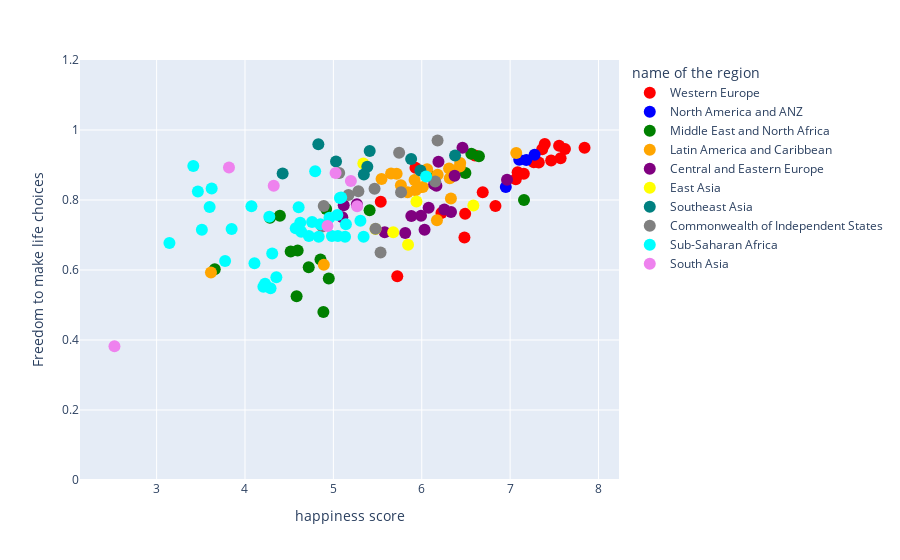

The code cell stored with this chart in its notebook:
### Markdown cell above
#### **Correlation of freedom to make life choices vs happiness score**

### Code cell
plt.figure(figsize=(11,5))
fig2 =px.scatter(df1, x = 'Ladder score', y = 'Freedom to make life choices', range_y = [0,1.2],
        color = 'Regional indicator', 
        labels = {'Freedom to make life choices': 'Freedom to make life choices', 'Ladder score': 'happiness score', 'Regional indicator': 'name of the region'},
        hover_name = 'Country name',hover_data = {'Regional indicator': False, 'Ladder score': False, 'Freedom to make life choices': True},
        color_discrete_sequence=["red", "blue","green","orange","purple","yellow","teal","grey","cyan","violet"])
fig2.update_traces(marker_size=12)
fig2.show()

### Figure 1 — Plotly figure (JSON) as saved in the notebook; plotly's stock layout.template omitted (floating-point values rounded to 4 significant figures)
{"data": [{"customdata": [["Western Europe"], ["Western Europe"], ["Western Europe"], ["Western Europe"], ["Western Europe"], ["Western Europe"], ["Western Europe"], ["Western Europe"], ["Western Europe"], ["Western Europe"], ["Western Europe"], ["Western Europe"], ["Western Europe"], ["Western Europe"], ["Western Europe"], ["Western Europe"], ["Western Europe"], ["Western Europe"], ["Western Europe"], ["Western Europe"], ["Western Europe"]], "hovertemplate": "<b>%{hovertext}</b><br><br>Freedom to make life choices=%{y}<extra></extra>", "hovertext": ["Finland", "Denmark", "Switzerland", "Iceland", "Netherlands", "Norway", "Sweden", "Luxembourg", "Austria", "Germany", "Ireland", "United Kingdom", "Belgium", "France", "Malta", "Spain", "Italy", "Cyprus", "Portugal", "Greece", "North Cyprus"], "legendgroup": "Western Europe", "marker": {"color": "red", "symbol": "circle", "size": 12}, "mode": "markers", "name": "Western Europe", "orientation": "v", "showlegend": true, "x": [7.842, 7.62, 7.571, 7.554, 7.464, 7.392, 7.363, 7.324, 7.268, 7.155, 7.085, 7.064, 6.834, 6.69, 6.602, 6.491, 6.483, 6.223, 5.929, 5.723, 5.536], "xaxis": "x", "y": [0.949, 0.946, 0.919, 0.955, 0.913, 0.96, 0.945, 0.907, 0.908, 0.875, 0.879, 0.859, 0.783, 0.822, 0.927, 0.761, 0.693, 0.763, 0.892, 0.582, 0.795], "yaxis": "y", "type": "scatter"}, {"customdata": [["North America and ANZ"], ["North America and ANZ"], ["North America and ANZ"], ["North America and ANZ"]], "hovertemplate": "<b>%{hovertext}</b><br><br>Freedom to make life choices=%{y}<extra></extra>", "hovertext": ["New Zealand", "Australia", "Canada", "United States"], "legendgroup": "North America and ANZ", "marker": {"color": "blue", "symbol": "circle", "size": 12}, "mode": "markers", "name": "North America and ANZ", "orientation": "v", "showlegend": true, "x": [7.277, 7.183, 7.103, 6.951], "xaxis": "x", "y": [0.929, 0.914, 0.915, 0.837], "yaxis": "y", "type": "scatter"}, {"customdata": [["Middle East and North Africa"], ["Middle East and North Africa"], ["Middle East and North Africa"], ["Middle East and North Africa"], ["Middle East and North Africa"], ["Middle East and North Africa"], ["Middle East and North Africa"], ["Middle East and North Africa"], ["Middle East and North Africa"], ["Middle East and North Africa"], ["Middle East and North Africa"], ["Middle East and North Africa"], ["Middle East and North Africa"], ["Middle East and North Africa"], ["Middle East and North Africa"], ["Middle East and North Africa"], ["Middle East and North Africa"]], "hovertemplate": "<b>%{hovertext}</b><br><br>Freedom to make life choices=%{y}<extra></extra>", "hovertext": ["Israel", "Bahrain", "United Arab Emirates", "Saudi Arabia", "Kuwait", "Libya", "Turkey", "Morocco", "Algeria", "Iraq", "Iran", "Tunisia", "Lebanon", "Palestinian Territories", "Jordan", "Egypt", "Yemen"], "legendgroup": "Middle East and North Africa", "marker": {"color": "green", "symbol": "circle", "size": 12}, "mode": "markers", "name": "Middle East and North Africa", "orientation": "v", "showlegend": true, "x": [7.157, 6.647, 6.561, 6.494, 6.106, 5.41, 4.948, 4.918, 4.887, 4.854, 4.721, 4.596, 4.584, 4.517, 4.395, 4.283, 3.658], "xaxis": "x", "y": [0.8, 0.925, 0.932, 0.877, 0.867, 0.771, 0.576, 0.774, 0.48, 0.63, 0.608, 0.656, 0.525, 0.653, 0.755, 0.749, 0.602], "yaxis": "y", "type": "scatter"}, {"customdata": [["Latin America and Caribbean"], ["Latin America and Caribbean"], ["Latin America and Caribbean"], ["Latin America and Caribbean"], ["Latin America and Caribbean"], ["Latin America and Caribbean"], ["Latin America and Caribbean"], ["Latin America and Caribbean"], ["Latin America and Caribbean"], ["Latin America and Caribbean"], ["Latin America and Caribbean"], ["Latin America and Caribbean"], ["Latin America and Caribbean"], ["Latin America and Caribbean"], ["Latin America and Caribbean"], ["Latin America and Caribbean"], ["Latin America and Caribbean"], ["Latin America and Caribbean"], ["Latin America and Caribbean"], ["Latin America and Caribbean"]], "hovertemplate": "<b>%{hovertext}</b><br><br>Freedom to make life choices=%{y}<extra></extra>", "hovertext": ["Costa Rica", "Guatemala", "Uruguay", "Brazil", "Mexico", "Jamaica", "Panama", "Chile", "El Salvador", "Colombia", "Nicaragua", "Argentina", "Honduras", "Peru", "Ecuador", "Bolivia", "Paraguay", "Dominican Republic", "Venezuela", "Haiti"], "legendgroup": "Latin America and Caribbean", "marker": {"color": "orange", "symbol": "circle", "size": 12}, "mode": "markers", "name": "Latin America and Caribbean", "orientation": "v", "showlegend": true, "x": [7.069, 6.435, 6.431, 6.33, 6.317, 6.309, 6.18, 6.172, 6.061, 6.012, 5.972, 5.929, 5.919, 5.84, 5.764, 5.716, 5.653, 5.545, 4.892, 3.615], "xaxis": "x", "y": [0.934, 0.906, 0.896, 0.804, 0.862, 0.89, 0.872, 0.742, 0.888, 0.837, 0.836, 0.828, 0.857, 0.822, 0.842, 0.875, 0.876, 0.86, 0.615, 0.593], "yaxis": "y", "type": "scatter"}, {"customdata": [["Central and Eastern Europe"], ["Central and Eastern Europe"], ["Central and Eastern Europe"], ["Central and Eastern Europe"], ["Central and Eastern Europe"], ["Central and Eastern Europe"], ["Central and Eastern Europe"], ["Central and Eastern Europe"], ["Central and Eastern Europe"], ["Central and Eastern Europe"], ["Central and Eastern Europe"], ["Central and Eastern Europe"], ["Central and Eastern Europe"], ["Central and Eastern Europe"], ["Central and Eastern Europe"], ["Central and Eastern Europe"], ["Central and Eastern Europe"]], "hovertemplate": "<b>%{hovertext}</b><br><br>Freedom to make life choices=%{y}<extra></extra>", "hovertext": ["Czech Republic", "Slovenia", "Kosovo", "Slovakia", "Lithuania", "Estonia", "Poland", "Romania", "Serbia", "Latvia", "Hungary", "Croatia", "Bosnia and Herzegovina", "Montenegro", "Bulgaria", "Albania", "North Macedonia"], "legendgroup": "Central and Eastern Europe", "marker": {"color": "purple", "symbol": "circle", "size": 12}, "mode": "markers", "name": "Central and Eastern Europe", "orientation": "v", "showlegend": true, "x": [6.965, 6.461, 6.372, 6.331, 6.255, 6.189, 6.166, 6.14, 6.078, 6.032, 5.992, 5.882, 5.813, 5.581, 5.266, 5.117, 5.101], "xaxis": "x", "y": [0.858, 0.949, 0.869, 0.766, 0.773, 0.909, 0.841, 0.845, 0.778, 0.715, 0.755, 0.754, 0.706, 0.708, 0.788, 0.785, 0.751], "yaxis": "y", "type": "scatter"}, {"customdata": [["East Asia"], ["East Asia"], ["East Asia"], ["East Asia"], ["East Asia"], ["East Asia"]], "hovertemplate": "<b>%{hovertext}</b><br><br>Freedom to make life choices=%{y}<extra></extra>", "hovertext": ["Taiwan Province of China", "Japan", "South Korea", "Mongolia", "Hong Kong S.A.R. of China", "China"], "legendgroup": "East Asia", "marker": {"color": "yellow", "symbol": "circle", "size": 12}, "mode": "markers", "name": "East Asia", "orientation": "v", "showlegend": true, "x": [6.584, 5.94, 5.845, 5.677, 5.477, 5.339], "xaxis": "x", "y": [0.784, 0.796, 0.672, 0.708, 0.717, 0.904], "yaxis": "y", "type": "scatter"}, {"customdata": [["Southeast Asia"], ["Southeast Asia"], ["Southeast Asia"], ["Southeast Asia"], ["Southeast Asia"], ["Southeast Asia"], ["Southeast Asia"], ["Southeast Asia"], ["Southeast Asia"]], "hovertemplate": "<b>%{hovertext}</b><br><br>Freedom to make life choices=%{y}<extra></extra>", "hovertext": ["Singapore", "Thailand", "Philippines", "Vietnam", "Malaysia", "Indonesia", "Laos", "Cambodia", "Myanmar"], "legendgroup": "Southeast Asia", "marker": {"color": "teal", "symbol": "circle", "size": 12}, "mode": "markers", "name": "Southeast Asia", "orientation": "v", "showlegend": true, "x": [6.377, 5.985, 5.88, 5.411, 5.384, 5.345, 5.03, 4.83, 4.426], "xaxis": "x", "y": [0.927, 0.884, 0.917, 0.94, 0.895, 0.873, 0.91, 0.959, 0.876], "yaxis": "y", "type": "scatter"}, {"customdata": [["Commonwealth of Independent States"], ["Commonwealth of Independent States"], ["Commonwealth of Independent States"], ["Commonwealth of Independent States"], ["Commonwealth of Independent States"], ["Commonwealth of Independent States"], ["Commonwealth of Independent States"], ["Commonwealth of Independent States"], ["Commonwealth of Independent States"], ["Commonwealth of Independent States"], ["Commonwealth of Independent States"], ["Commonwealth of Independent States"]], "hovertemplate": "<b>%{hovertext}</b><br><br>Freedom to make life choices=%{y}<extra></extra>", "hovertext": ["Uzbekistan", "Kazakhstan", "Moldova", "Kyrgyzstan", "Belarus", "Russia", "Tajikistan", "Armenia", "Azerbaijan", "Turkmenistan", "Georgia", "Ukraine"], "legendgroup": "Commonwealth of Independent States", "marker": {"color": "grey", "symbol": "circle", "size": 12}, "mode": "markers", "name": "Commonwealth of Independent States", "orientation": "v", "showlegend": true, "x": [6.179, 6.152, 5.766, 5.744, 5.534, 5.477, 5.466, 5.283, 5.171, 5.066, 4.891, 4.875], "xaxis": "x", "y": [0.97, 0.853, 0.822, 0.935, 0.65, 0.718, 0.832, 0.825, 0.814, 0.877, 0.783, 0.724], "yaxis": "y", "type": "scatter"}, {"customdata": [["Sub-Saharan Africa"], ["Sub-Saharan Africa"], ["Sub-Saharan Africa"], ["Sub-Saharan Africa"], ["Sub-Saharan Africa"], ["Sub-Saharan Africa"], ["Sub-Saharan Africa"], ["Sub-Saharan Africa"], ["Sub-Saharan Africa"], ["Sub-Saharan Africa"], ["Sub-Saharan Africa"], ["Sub-Saharan Africa"], ["Sub-Saharan Africa"], ["Sub-Saharan Africa"], ["Sub-Saharan Africa"], ["Sub-Saharan Africa"], ["Sub-Saharan Africa"], ["Sub-Saharan Africa"], ["Sub-Saharan Africa"], ["Sub-Saharan Africa"], ["Sub-Saharan Africa"], ["Sub-Saharan Africa"], ["Sub-Saharan Africa"], ["Sub-Saharan Africa"], ["Sub-Saharan Africa"], ["Sub-Saharan Africa"], ["Sub-Saharan Africa"], ["Sub-Saharan Africa"], ["Sub-Saharan Africa"], ["Sub-Saharan Africa"], ["Sub-Saharan Africa"], ["Sub-Saharan Africa"], ["Sub-Saharan Africa"], ["Sub-Saharan Africa"], ["Sub-Saharan Africa"], ["Sub-Saharan Africa"]], "hovertemplate": "<b>%{hovertext}</b><br><br>Freedom to make life choices=%{y}<extra></extra>", "hovertext": ["Mauritius", "Congo (Brazzaville)", "Ivory Coast", "Cameroon", "Senegal", "Ghana", "Niger", "Gambia", "Benin", "Guinea", "South Africa", "Gabon", "Burkina Faso", "Mozambique", "Nigeria", "Mali", "Uganda", "Liberia", "Kenya", "Namibia", "Chad", "Swaziland", "Comoros", "Ethiopia", "Mauritania", "Madagascar", "Togo", "Zambia", "Sierra Leone", "Burundi", "Tanzania", "Malawi", "Lesotho", "Botswana", "Rwanda", "Zimbabwe"], "legendgroup": "Sub-Saharan Africa", "marker": {"color": "cyan", "symbol": "circle", "size": 12}, "mode": "markers", "name": "Sub-Saharan Africa", "orientation": "v", "showlegend": true, "x": [6.049, 5.342, 5.306, 5.142, 5.132, 5.088, 5.074, 5.051, 5.045, 4.984, 4.956, 4.852, 4.834, 4.794, 4.759, 4.723, 4.636, 4.625, 4.607, 4.574, 4.355, 4.308, 4.289, 4.275, 4.227, 4.208, 4.107, 4.073, 3.849, 3.775, 3.623, 3.6, 3.512, 3.467, 3.415, 3.145], "xaxis": "x", "y": [0.867, 0.695, 0.741, 0.731, 0.695, 0.807, 0.806, 0.697, 0.757, 0.697, 0.749, 0.731, 0.695, 0.882, 0.737, 0.697, 0.709, 0.735, 0.779, 0.719, 0.579, 0.647, 0.548, 0.752, 0.561, 0.552, 0.619, 0.782, 0.717, 0.626, 0.833, 0.78, 0.715, 0.824, 0.897, 0.677], "yaxis": "y", "type": "scatter"}, {"customdata": [["South Asia"], ["South Asia"], ["South Asia"], ["South Asia"], ["South Asia"], ["South Asia"], ["South Asia"]], "hovertemplate": "<b>%{hovertext}</b><br><br>Freedom to make life choices=%{y}<extra></extra>", "hovertext": ["Nepal", "Maldives", "Bangladesh", "Pakistan", "Sri Lanka", "India", "Afghanistan"], "legendgroup": "South Asia", "marker": {"color": "violet", "symbol": "circle", "size": 12}, "mode": "markers", "name": "South Asia", "orientation": "v", "showlegend": true, "x": [5.269, 5.198, 5.025, 4.934, 4.325, 3.819, 2.523], "xaxis": "x", "y": [0.782, 0.854, 0.877, 0.726, 0.841, 0.893, 0.382], "yaxis": "y", "type": "scatter"}], "layout": {"xaxis": {"anchor": "y", "domain": [0, 1], "title": {"text": "happiness score"}, "type": "linear", "range": [2.153, 8.212], "autorange": true}, "yaxis": {"anchor": "x", "domain": [0, 1], "title": {"text": "Freedom to make life choices"}, "range": [0, 1.2], "type": "linear"}, "legend": {"title": {"text": "name of the region"}, "tracegroupgap": 0}, "margin": {"t": 60}, "autosize": true}}
